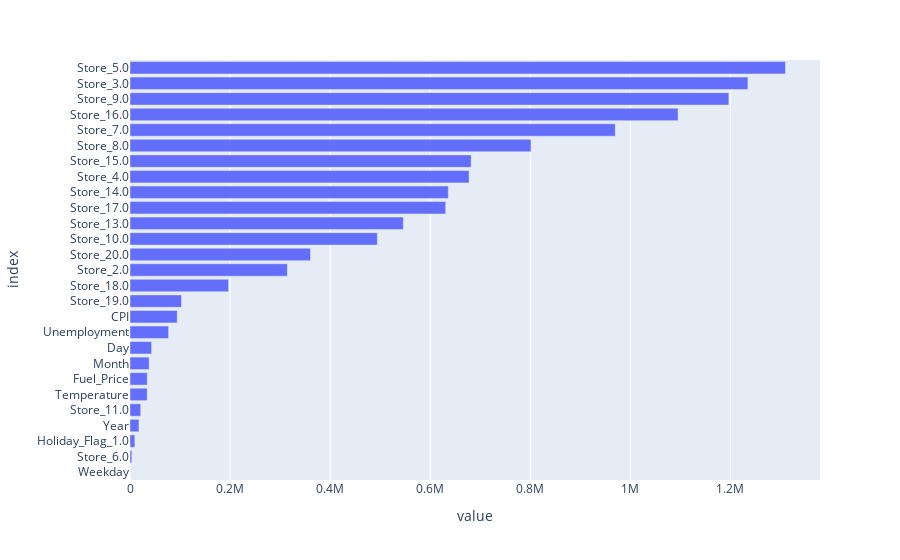

Notebook cell for this chart:
### Markdown cell above
## Regularization

We have 2 possibile choices at this step: either we start with Ridge or with Lasso. Given their characteristics, it is usual to start with Lasso as it can help us perform some feature selection. As we force a stricter and stricter regularization, Lasso will use fewer and fewer features. This can help us detect which features are absolutely essential to our model, and feed them to Ridge to obtain a final model (supposedly and hopefully of higher quality than the original model).

Befoire going into feature selection with Lasso, we can first have a look at the coefficients from our previous linear regression :

### Code cell
column_names = []

for (
    name,
    step,
    features_list,
) in preprocessor.transformers_:  # loop over steps of ColumnTransformer
    if name == "num":  # if pipeline is for numeric variables
        features = (
            features_list  # just get the names of columns to which it has been applied
        )
    else:  # if pipeline is for categorical variables
        features = (
            step.get_feature_names_out()
        )  # get output columns names from OneHotEncoder
    column_names.extend(features)  # concatenate features names

print("Names of columns corresponding to each coefficient: ", column_names)

# Create a pandas DataFrame with the coefficients from the regressor

coefs = pd.DataFrame(index = column_names, data = regressor.coef_.transpose(), columns=["coefficients"])

# Visualization of the relative importance of the coefficients

# Compute abs() and sort values
feature_importance = abs(coefs).sort_values(by = 'coefficients')
# Plot coefficients
fig = px.bar(feature_importance, orientation = 'h')
fig.update_layout(showlegend = False, 
                  margin = {'l': 120} # to avoid cropping of column names
                 )
fig.show()

### Figure 1 — Plotly figure (JSON) as saved in the notebook; plotly's stock layout.template omitted (floating-point values rounded to 4 significant figures)
{"data": [{"alignmentgroup": "True", "hovertemplate": "variable=coefficients<br>value=%{x}<br>index=%{y}<extra></extra>", "legendgroup": "coefficients", "marker": {"color": "#636efa", "pattern": {"shape": ""}}, "name": "coefficients", "offsetgroup": "coefficients", "orientation": "h", "showlegend": true, "textposition": "auto", "type": "bar", "x": [2.095e-09, 3670.0, 9670.0, 17890.0, 21460.0, 34450.0, 34470.0, 38290.0, 43200.0, 77180.0, 94430.0, 103000.0, 197100.0, 314500.0, 360800.0, 494300.0, 546300.0, 631000.0, 636300.0, 677800.0, 681900.0, 801500.0, 970000.0, 1095000.0, 1197000.0, 1235000.0, 1310000.0], "xaxis": "x", "y": ["Weekday", "Store_6.0", "Holiday_Flag_1.0", "Year", "Store_11.0", "Temperature", "Fuel_Price", "Month", "Day", "Unemployment", "CPI", "Store_19.0", "Store_18.0", "Store_2.0", "Store_20.0", "Store_10.0", "Store_13.0", "Store_17.0", "Store_14.0", "Store_4.0", "Store_15.0", "Store_8.0", "Store_7.0", "Store_16.0", "Store_9.0", "Store_3.0", "Store_5.0"], "yaxis": "y"}], "layout": {"barmode": "relative", "legend": {"title": {"text": "variable"}, "tracegroupgap": 0}, "margin": {"l": 120, "t": 60}, "showlegend": false, "xaxis": {"anchor": "y", "domain": [0, 1], "title": {"text": "value"}}, "yaxis": {"anchor": "x", "domain": [0, 1], "title": {"text": "index"}}}}
